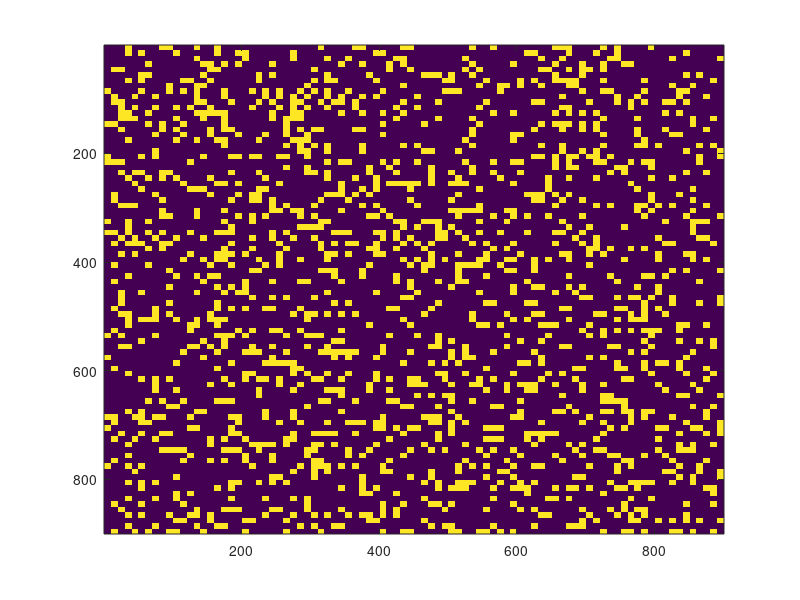

Write MATLAB code to recreate this figure. (Note: this script raises an error after producing the figure.)
clear
close all


%noise mask
S=10;
edge=900/S;
percent_mod=0.2;
noise_perc=round(percent_mod*edge*edge);% percentage for modulation
noise_none=edge*edge-noise_perc;% percentage for non- modulation

rand_noise=[100*ones(1,noise_perc),zeros(1,noise_none)];
rand_noise=reshape(rand_noise(randperm(edge*edge)),[edge,edge]);
noise_mask=repelem(rand_noise,S,S);

sum(noise_mask(:));

figure;imagesc(noise_mask)


%% digit images
filename=['image50.png'];
A0= imread(filename);
A1=imresize(A0,[900 900]);
% A1=rgb2gray(A1);
[rows_image, columns_image, numberOfColorChannels1] = size(A1);
A_pre=double(A1);


figure;imagesc(A_pre)

%% noise + digit

A_noise=A_pre+noise_mask;

digi_mask=padarray(A_noise./max(max(A_noise)).*2*pi,[150 150],0,'both');


figure;imagesc(digi_mask)